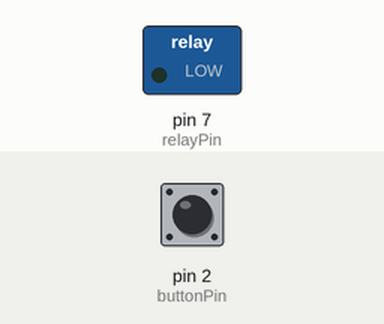
The sketch below on a simulated Arduino Uno, built with avr-gcc and run on an emulated ATmega328P. Parts: switched loads named in the sketch (green lamp = pin HIGH). The test bench sets the inputs (shaded band); at power-on: pin 2 (buttonPin) HIGH. What the sketch prints to the serial monitor is not drawn.

Above: at 1.2 s.
1.3 s: pin 2 (buttonPin) pulled LOW for 0.15 s
At 1.38 s:
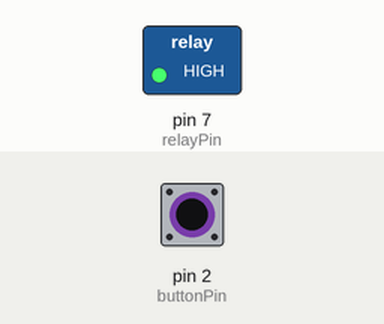
2.9 s: pin 2 (buttonPin) pulled LOW for 3.2 s
At 6.5 s:
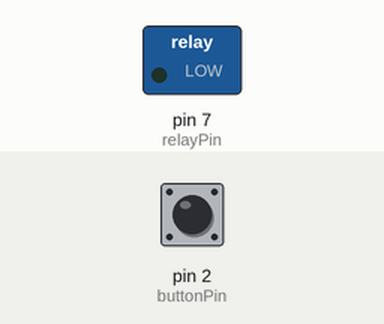
Timing chart, 0 to 8.0 s (numbered marks = the images above; inputs shaded):
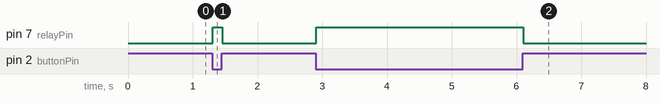

The sketch:

lab04.ino
```cpp
// Develop a program to control a DC motor with Arduino board.

const int relayPin = 7;
const int buttonPin = 2;

void setup() {
	pinMode(relayPin, OUTPUT);
    pinMode(buttonPin, INPUT);
    Serial.begin(9600);
}

void loop() {
	int buttonState = digitalRead(buttonPin);
    Serial.println(buttonState);
    if (buttonState == 0) {
        digitalWrite(relayPin, HIGH);
    } else {
        digitalWrite(relayPin, LOW);
    }
}
```

Measured:
- after the input at 1.3 s, pin 7 (relayPin): LOW → HIGH at once, → LOW 0.15 s later
- after the input at 2.9 s, pin 7 (relayPin): LOW → HIGH at once, → LOW 3.2 s later
